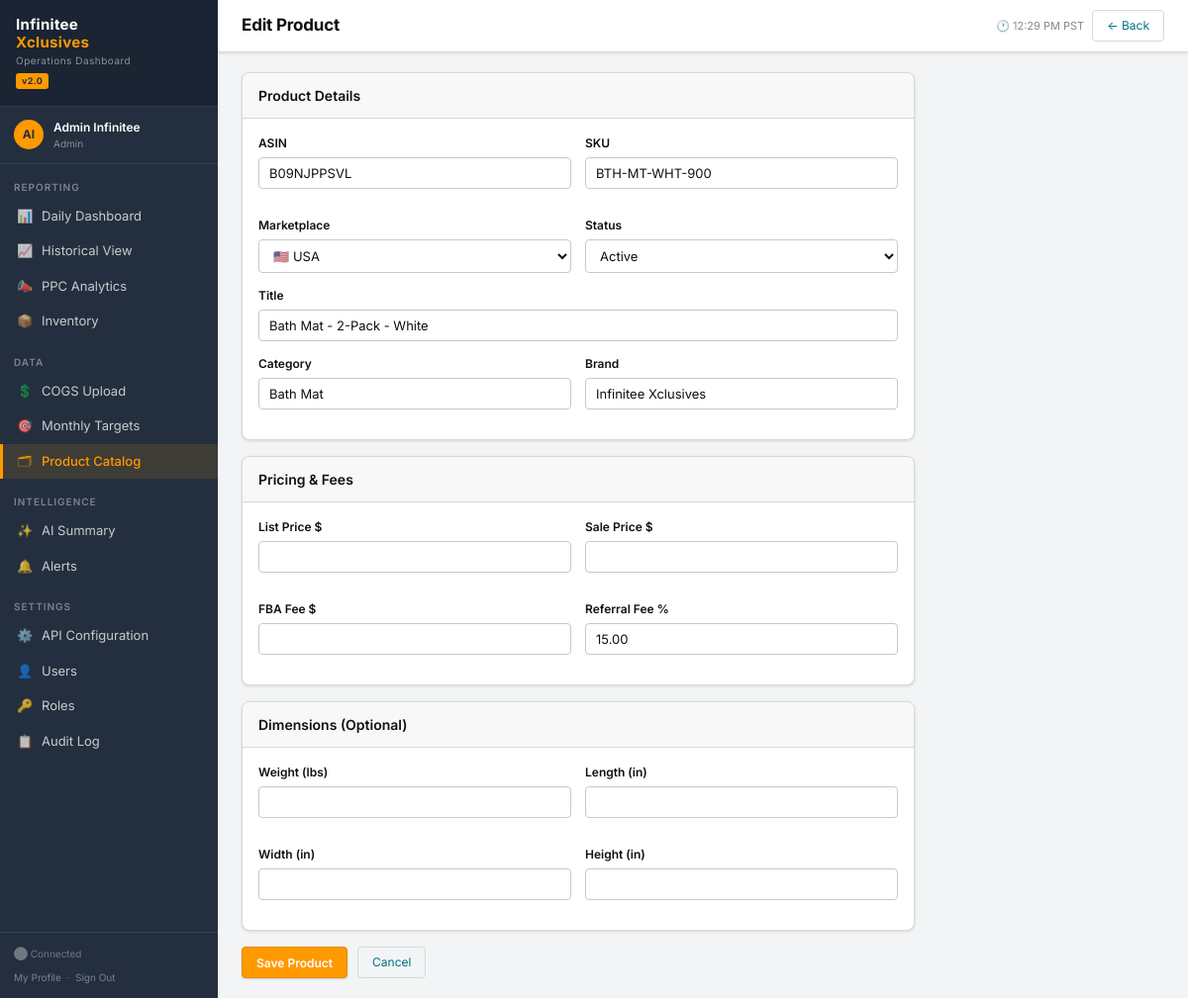
The app's page /dashboard/catalog/1/ (signed in) with its own data.
### apps/users/models.py (models this page shows, shortened)
class User(AbstractBaseUser, PermissionsMixin):
    email        = models.EmailField(unique=True)
    first_name   = models.CharField(max_length=64)
    last_name    = models.CharField(max_length=64)
    role         = models.ForeignKey(Role, on_delete=models.PROTECT,
                                     null=True, blank=True,
                                     related_name='users')
    is_active    = models.BooleanField(default=True)
    is_staff     = models.BooleanField(default=False)
    avatar       = models.ImageField(upload_to='avatars/', null=True, blank=True)
    timezone     = models.CharField(max_length=64, default='America/Los_Angeles')
    phone        = models.CharField(max_length=20, blank=True)
    created_at   = models.DateTimeField(auto_now_add=True)
    updated_at   = models.DateTimeField(auto_now=True)
    last_login_ip = models.GenericIPAddressField(null=True, blank=True)
    login_count  = models.PositiveIntegerField(default=0)
    allowed_marketplaces = models.JSONField(
        default=list,
        help_text='Empty list = all marketplaces allowed'
    )
    USERNAME_FIELD  = 'email'
    REQUIRED_FIELDS = ['first_name', 'last_name']
    objects = UserManager()
    class Meta:
        db_table = 'ix_users'
        ordering = ['email']
    @property
    def full_name(self):
        return f'{self.first_name} {self.last_name}'.strip()
    def has_perm_flag(self, flag: str) -> bool:
        if self.is_superuser:
            return True
        if not self.role:
            return False
        return getattr(self.role, flag, False)

### apps/dashboard/models.py (models this page shows, shortened)
class Product(models.Model):
    MARKETPLACE_CHOICES = [
        ('usa', '🇺🇸 USA'), ('ca', '🇨🇦 Canada'), ('uk', '🇬🇧 UK'),
        ('de', '🇩🇪 Germany'), ('ae', '🇦🇪 UAE'), ('sa', '🇸🇦 KSA'),
    ]
    STATUS_CHOICES = [
        ('active', 'Active'), ('inactive', 'Inactive'),
        ('suppressed', 'Suppressed'), ('out_of_stock', 'Out of Stock'),
    ]
    asin        = models.CharField(max_length=16)
    sku         = models.CharField(max_length=64, blank=True)
    marketplace = models.CharField(max_length=8, choices=MARKETPLACE_CHOICES)
    title       = models.CharField(max_length=256)
    category    = models.CharField(max_length=64, blank=True)
    brand       = models.CharField(max_length=64, default='Infinitee Xclusives')
    status      = models.CharField(max_length=16, choices=STATUS_CHOICES, default='active')
    weight_lbs  = models.DecimalField(max_digits=6, decimal_places=2, null=True, blank=True)
    length_in   = models.DecimalField(max_digits=6, decimal_places=2, null=True, blank=True)
    width_in    = models.DecimalField(max_digits=6, decimal_places=2, null=True, blank=True)
    height_in   = models.DecimalField(max_digits=6, decimal_places=2, null=True, blank=True)
    list_price  = models.DecimalField(max_digits=10, decimal_places=2, null=True, blank=True)
    sale_price  = models.DecimalField(max_digits=10, decimal_places=2, null=True, blank=True)
    fba_fee     = models.DecimalField(max_digits=8, decimal_places=2, null=True, blank=True)
    referral_fee_pct = models.DecimalField(max_digits=5, decimal_places=2, default=15.0)
    created_at  = models.DateTimeField(auto_now_add=True)
    updated_at  = models.DateTimeField(auto_now=True)
    updated_by  = models.ForeignKey(settings.AUTH_USER_MODEL, on_delete=models.SET_NULL,
                                    null=True, related_name='products_updated')
    class Meta:
        db_table = 'ix_products'
        unique_together = [['asin', 'marketplace']]
        ordering = ['marketplace', 'asin']

### apps/dashboard/views.py (the view)
# urls.py: path('catalog/<int:pk>/',    views.product_form,       name='product_edit'),
@login_required
@permission_required('can_manage_catalog')
def product_form(request, pk=None):
    instance = get_object_or_404(Product, pk=pk) if pk else None
    form = ProductForm(request.POST or None, instance=instance)
    if request.method == 'POST' and form.is_valid():
        p = form.save(commit=False)
        p.updated_by = request.user
        p.save()
        messages.success(request, f'Product {p.asin} saved.')
        return redirect('dashboard:catalog')
    return render(request, 'dashboard/product_form.html', {'form': form, 'instance': instance})

### apps/core/context_processors.py (called while the page is built)
def global_context(request):
    ctx = {
        'APP_VERSION': '2.0',
        'MARKETPLACES': list(settings.AMAZON_MARKETPLACES.keys()),
    }
    if request.user.is_authenticated and request.user.role:
        ctx['user_role'] = request.user.role
    return ctx

### apps/core/templatetags/ix_tags.py (called while the page is built)
@register.filter
def has_perm(user, flag):
    if not user or not user.is_authenticated:
        return False
    return user.has_perm_flag(flag)

### templates/dashboard/product_form.html (shortened to what this page needs)
{% extends "base/base.html" %}
{% block nav_catalog %}active{% endblock %}
{% block page_title %}{% if instance %}Edit{% else %}New{% endif %} Product{% endblock %}
{% block topbar_actions %}<a href="{% url 'dashboard:catalog' %}" class="btn btn-ghost">← Back</a>{% endblock %}
{% block content %}
<div style="max-width:680px">
  <form method="post">
    <div class="card" style="margin-bottom:16px">
      <div class="card-header"><div class="card-title">Product Details</div></div>
      <div class="card-body">
        <div class="grid-2">
          <div class="form-group"><label class="form-label">ASIN</label>{{ form.asin }}</div>
          <div class="form-group"><label class="form-label">SKU</label>{{ form.sku }}</div>
          <div class="form-group"><label class="form-label">Marketplace</label>{{ form.marketplace }}</div>
          <div class="form-group"><label class="form-label">Status</label>{{ form.status }}</div>
        </div>
        <div class="form-group"><label class="form-label">Title</label>{{ form.title }}</div>
        <div class="grid-2">
          <div class="form-group"><label class="form-label">Category</label>{{ form.category }}</div>
          <div class="form-group"><label class="form-label">Brand</label>{{ form.brand }}</div>
        </div>
      </div>
    </div>
    <div class="card" style="margin-bottom:16px">
      <div class="card-header"><div class="card-title">Pricing & Fees</div></div>
      <div class="card-body">
        <div class="grid-2">
          <div class="form-group"><label class="form-label">List Price $</label>{{ form.list_price }}</div>
          <div class="form-group"><label class="form-label">Sale Price $</label>{{ form.sale_price }}</div>
          <div class="form-group"><label class="form-label">FBA Fee $</label>{{ form.fba_fee }}</div>
          <div class="form-group"><label class="form-label">Referral Fee %</label>{{ form.referral_fee_pct }}</div>
        </div>
      </div>
    </div>
    <div class="card" style="margin-bottom:16px">
      <div class="card-header"><div class="card-title">Dimensions (Optional)</div></div>
      <div class="card-body">
        <div class="grid-2">
          <div class="form-group"><label class="form-label">Weight (lbs)</label>{{ form.weight_lbs }}</div>
          <div class="form-group"><label class="form-label">Length (in)</label>{{ form.length_in }}</div>
          <div class="form-group"><label class="form-label">Width (in)</label>{{ form.width_in }}</div>
          <div class="form-group"><label class="form-label">Height (in)</label>{{ form.height_in }}</div>
        </div>
      </div>
    </div>
    <div style="display:flex;gap:10px">
      <button type="submit" class="btn btn-primary">Save Product</button>
      <a href="{% url 'dashboard:catalog' %}" class="btn btn-ghost">Cancel</a>
    </div>
  </form>
</div>
{% endblock %}

### templates/base/base.html (shortened to what this page needs)
{% load ix_tags %}<!DOCTYPE html>
<html lang="en">
<head>
</head>
<body>
{% if user.is_authenticated %}
<aside class="sidebar">
  <div class="brand">
    <div class="brand-logo">Infinitee<br><span>Xclusives</span></div>
    <div class="brand-sub">Operations Dashboard</div>
    <div class="brand-badge">v2.0</div>
  </div>
  <div class="sidebar-user">
    <div class="sidebar-avatar">{{ user.first_name.0 }}{{ user.last_name.0 }}</div>
    <div>
      <div class="sidebar-uname">{{ user.full_name }}</div>
      <div class="sidebar-urole">{{ user.role.name|default:"Admin" }}</div>
    </div>
  </div>
  <div class="nav-section">Reporting</div>
  <a href="{% url 'dashboard:index' %}" class="nav-item {% block nav_dashboard %}{% endblock %}">
    <span class="nav-icon">📊</span> Daily Dashboard
  </a>
  {% if user|has_perm:'can_view_historical' %}
  <a href="{% url 'dashboard:historical' %}" class="nav-item {% block nav_history %}{% endblock %}">
    <span class="nav-icon">📈</span> Historical View
  </a>
  {% endif %}
  {% if user|has_perm:'can_view_ppc' %}
  <a href="{% url 'dashboard:ppc' %}" class="nav-item {% block nav_ppc %}{% endblock %}">
    <span class="nav-icon">📣</span> PPC Analytics
  </a>
  {% endif %}
  {% if user|has_perm:'can_view_inventory' %}
  <a href="{% url 'dashboard:inventory' %}" class="nav-item {% block nav_inventory %}{% endblock %}">
    <span class="nav-icon">📦</span> Inventory
  </a>
  {% endif %}
  <div class="nav-section">Data</div>
  {% if user|has_perm:'can_manage_cogs' %}
  <a href="{% url 'dashboard:cogs' %}" class="nav-item {% block nav_cogs %}{% endblock %}">
    <span class="nav-icon">💲</span> COGS Upload
  </a>
  {% endif %}
  {% if user|has_perm:'can_manage_targets' %}
  <a href="{% url 'dashboard:targets' %}" class="nav-item {% block nav_targets %}{% endblock %}">
    <span class="nav-icon">🎯</span> Monthly Targets
  </a>
  {% endif %}
  {% if user|has_perm:'can_manage_catalog' %}
  <a href="{% url 'dashboard:catalog' %}" class="nav-item {% block nav_catalog %}{% endblock %}">
    <span class="nav-icon">🗂</span> Product Catalog
  </a>
  {% endif %}
  <div class="nav-section">Intelligence</div>
  {% if user|has_perm:'can_generate_ai_summary' %}
  <a href="{% url 'dashboard:summary' %}" class="nav-item {% block nav_summary %}{% endblock %}">
    <span class="nav-icon">✨</span> AI Summary
  </a>
  {% endif %}
  <a href="{% url 'dashboard:alerts' %}" class="nav-item {% block nav_alerts %}{% endblock %}" id="alertsNavItem">
    <span class="nav-icon">🔔</span> Alerts
  </a>
  {% if user|has_perm:'can_configure_api' %}
  <div class="nav-section">Settings</div>
  <a href="{% url 'amazon_api:list' %}" class="nav-item {% block nav_api %}{% endblock %}">
    <span class="nav-icon">⚙️</span> API Configuration
  </a>
  {% endif %}
  {% if user|has_perm:'can_manage_users' %}
  <a href="{% url 'users:list' %}" class="nav-item {% block nav_users %}{% endblock %}">
    <span class="nav-icon">👤</span> Users
  </a>
  <a href="{% url 'users:roles' %}" class="nav-item {% block nav_roles %}{% endblock %}">
    <span class="nav-icon">🔑</span> Roles
  </a>
  {% endif %}
  {% if user|has_perm:'can_view_audit_log' %}
  <a href="{% url 'users:audit' %}" class="nav-item {% block nav_audit %}{% endblock %}">
    <span class="nav-icon">📋</span> Audit Log
  </a>
  {% endif %}
  <div class="sidebar-footer">
    <div id="sidebarStatus" style="margin-bottom:6px">⬤ Connected</div>
    <div>
      <a href="{% url 'users:profile' %}" style="color:rgba(255,255,255,.4)">My Profile</a>
      &nbsp;·&nbsp;
      <form method="post" action="{% url 'users:logout' %}" style="display:inline">
        <button type="submit" style="background:none;border:none;color:rgba(255,255,255,.4);cursor:pointer;font-size:10px;font-family:inherit;padding:0">
          Sign Out
        </button>
      </form>
    </div>
  </div>
</aside>
<main class="main">
  <div class="topbar">
    <div class="topbar-left">
      <div class="page-title">{% block page_title %}Dashboard{% endblock %}</div>
    </div>
    <div class="topbar-right">
      <span id="mpClock" style="font-size:11px;color:var(--text3)"></span>
      {% block topbar_actions %}{% endblock %}
    </div>
  </div>
  <div class="content page-fade">
    {% block content %}{% endblock %}
  </div>
</main>
{% else %}
{% block auth_content %}{% endblock %}
{% endif %}
</body>
</html>

### records on screen
User: first_name.0 "A", last_name.0 "I", full_name "Admin Infinitee", role.name "Admin"
Product: asin "B09NJPPSVL", sku "BTH-MT-WHT-900", marketplace "🇺🇸 USA", status "Active", title "Bath Mat - 2-Pack - White", category "Bath Mat", brand "Infinitee Xclusives", referral_fee_pct "15.00"
